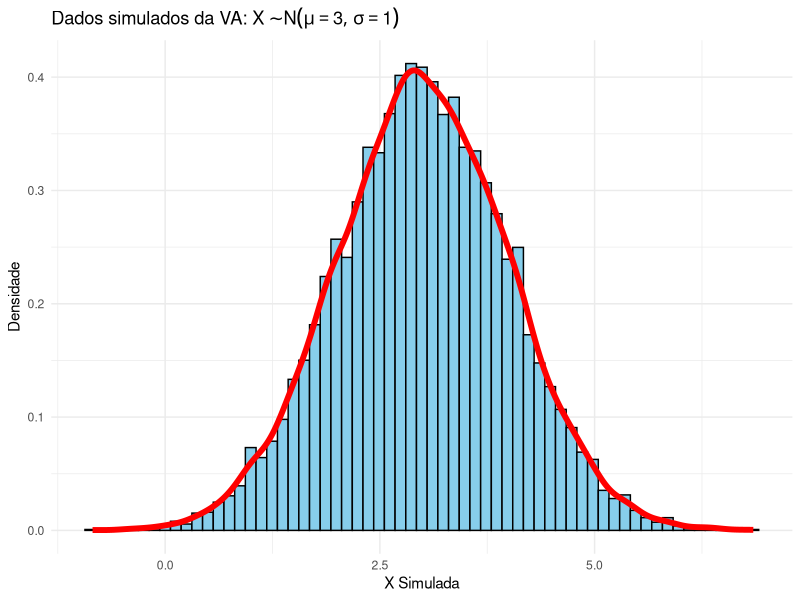
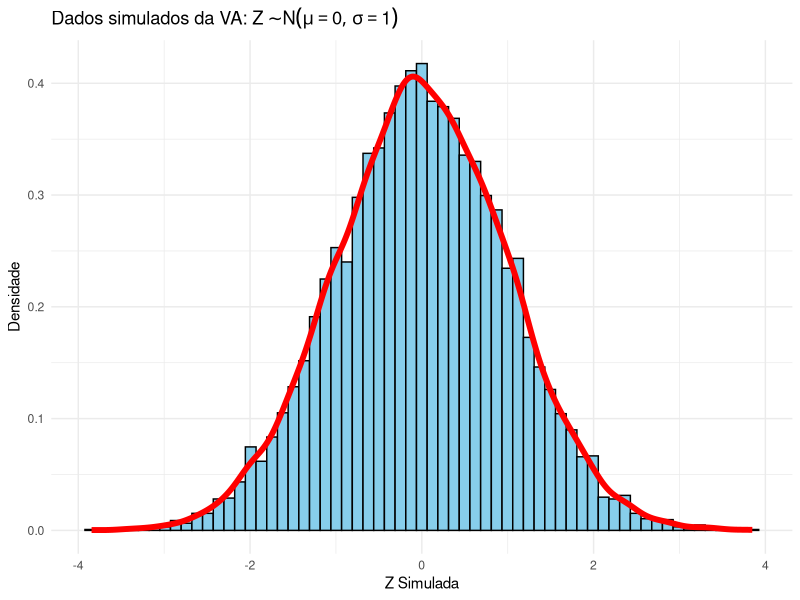

The R script that drew these images, in order: (Note: this script raises an error after producing the figures.)
## ---- chunk 1
#| label: setup
#| echo: false

# configura exibição de números
options(digits = 8, scipen = 999)

# carrega pacotes
library(tidyverse)
## ---- chunk 2
#set.seed(123)
rnorm(5)
## ---- chunk 3
dnorm(0)
## ---- chunk 4
pnorm(1.96)
## ---- chunk 5
qnorm(0.975)
## ---- chunk 6
set.seed(123)
x_simulada <- rnorm(10000, mean = 3, sd = 1)
head(x_simulada)
## ---- chunk 7
# média amostral
mean(x_simulada)
## ---- chunk 8
# desvio padrão amostral
mean(x_simulada)
sd(x_simulada)
## ---- chunk 9
#| echo: false
df <- data.frame(x_simulada)

# Regra de Freedman-Diaconis para calcular o binwidth
iqr_valores <- IQR(df$x_simulada)
n <- length(df$x_simulada)
binwidth_fd = 2 * iqr_valores / (n^(1/3))

# Histograma com densidade empírica
ggplot(df, aes(x = x_simulada)) +
  geom_histogram(
    aes(y = after_stat(density)), 
    binwidth = binwidth_fd, 
    color = "black",
    fill = "skyblue") +
  geom_density(col = "red", size = 2) + 
  labs(title = expression("Dados simulados da VA: " * X %~% N(mu == 3, sigma == 1)), 
     x = "X Simulada",
     y = "Densidade") +
  theme_minimal()
## ---- chunk 10
set.seed(123)
z_simulada <- rnorm(10000, mean = 0, sd = 1)
head(z_simulada)
## ---- chunk 11
# média amostral
mean(z_simulada)
## ---- chunk 12
# desvio amostral
sd(z_simulada)
## ---- chunk 13
#| echo: false
df2 <- data.frame(z_simulada)

# Regra de Freedman-Diaconis para calcular o binwidth
iqr_valores <- IQR(df2$z_simulada)
n <- length(df2$z_simulada)
binwidth_fd = 2 * iqr_valores / (n^(1/3))

# Histograma com densidade empírica
ggplot(df2, aes(x = z_simulada)) +
  geom_histogram(
    aes(y = after_stat(density)), 
    binwidth = binwidth_fd, 
    color = "black",
    fill = "skyblue") +
  geom_density(col = "red", size = 2) + 
  labs(title = expression("Dados simulados da VA: " * Z %~% N(mu == 0, sigma == 1)), 
     x = "Z Simulada",
     y = "Densidade") +
  theme_minimal()
## ---- chunk 14
dnorm(0)
## ---- chunk 15
pnorm(0)
## ---- chunk 16
pnorm(1)
## ---- chunk 17
1 - pnorm(0)
## ---- chunk 18
pnorm(0.14) - pnorm(-0.98)
## ---- chunk 19
qnorm(0.5)
## ---- chunk 20
qnorm(0.9)
## ---- chunk 21
# Simulando notas de uma turma de 19 alunos
# Fixa a semente para reprodutibilidade
set.seed(2024)

# Simula notas com média 55 e desvio padrão 12
notas_turma <- round(rnorm(19, mean = 55, sd = 12))

# Limita as notas entre 38 e 85
notas_turma <- pmax(38, pmin(85, notas_turma)) 

# Visualiza as notas simuladas
head(notas_turma, 19)
## ---- chunk 22
# Cria a data frame analise_relativa
analise_relativa <- data.frame(alunos = 1:19, notas = notas_turma) %>%
  # Calcula o z-score e nota relativa
  mutate(
    z_score = scale(notas),              # calcula o z-score
    z_score_arred = round(z_score, 1),   # arredonda o z-score
    nota_relativa = round(pnorm(z_score) * 100, 1)  # percentil
  ) %>%
  # Remove coluna intermediária
  select(-z_score)
  
# Visualiza os dados
head(analise_relativa, 19)
## ---- chunk 23
pnorm(1500, mean )
## ---- chunk 24
1 - pnorm(0, mean = 0.01, sd = 0.03)
## ---- chunk 25
1 - pnorm(0,05)
## ---- chunk 26
1 - pnorm(15000, mean = 12000, sd = 2500)
## ---- chunk 27
qnorm(0.95, mean = 12000, sd = 2500)
## ---- chunk 28
qnorm(0.1, mean = 12000, sd = 2500)
## ---- chunk 29
# Fixa a semente do gerador de números aleatórios
set.seed(123)

# Listagem da população de faturas
listagem_populacao <- 1:10000

# Extrai uma AAS com n = 20 da população, sem reposição
faturas_selecionadas <- sample(listagem_populacao, 20)
faturas_selecionadas
## ---- chunk 30
# Definir o número de lançamentos
n_lancamentos <- 10000

# Simular os lançamentos de um dado honesto
set.seed(123)  # Para reprodutibilidade
dado <- 1:6
resultados <- sample(dado, n_lancamentos, replace = TRUE)

# Calcular a média empírica após os lançamentos
media_empirica <- mean(resultados)
media_empirica
## ---- chunk 31
# Definir os dados do investimento
retornos <- c(-50000, 100000, 300000)
probabilidades <- c(0.2, 0.5, 0.3)

# Cálculo teórico do valor esperado
valor_esperado <- sum(retornos * probabilidades)
valor_esperado
## ---- chunk 32
# Simulação para verificação
set.seed(123)
n_simulacoes <- 10000

# Simular investimentos
indices <- sample(1:3, n_simulacoes, prob = probabilidades, replace = TRUE)
retornos_simulados <- retornos[indices]

# Média empírica
media_empirica <- mean(retornos_simulados)
media_empirica
## ---- chunk 33
table(retornos_simulados) / n_simulacoes
## ---- chunk 34
# Define os parâmetros
prob_incendio <- 0.01
valor_indenizacao <- 150000
margem <- 0.25

# a) Valor esperado das indenizações
valor_esperado <- prob_incendio * valor_indenizacao
valor_esperado
## ---- chunk 35
premio_anual <- valor_esperado * (1 + margem)
premio_anual
## ---- chunk 36

set.seed(123)
n_casas <- 10000
sinistros <- sample(c(0, valor_indenizacao), n_casas, 
                   prob = c(0.99, 0.01), replace = TRUE)

# Calcula a média dos sinistros
media_sinistros <- mean(sinistros)
media_sinistros
## ---- chunk 37
num_incendios <- sum(sinistros > 0)
num_incendios
## ---- chunk 38
# Projeto A
retornos_A <- c(220000, 280000, 320000)
prob_A <- c(0.3, 0.4, 0.3)
investimento_A <- 200000

retorno_esperado_A <- sum(retornos_A * prob_A)
lucro_esperado_A <- retorno_esperado_A - investimento_A
print(paste("Lucro esperado Projeto A: R$", lucro_esperado_A))

# Projeto B
retornos_B <- c(180000, 260000, 400000)
prob_B <- c(0.2, 0.5, 0.3)
investimento_B <- 200000

retorno_esperado_B <- sum(retornos_B * prob_B)
lucro_esperado_B <- retorno_esperado_B - investimento_B
print(paste("Lucro esperado Projeto B: R$", lucro_esperado_B))
